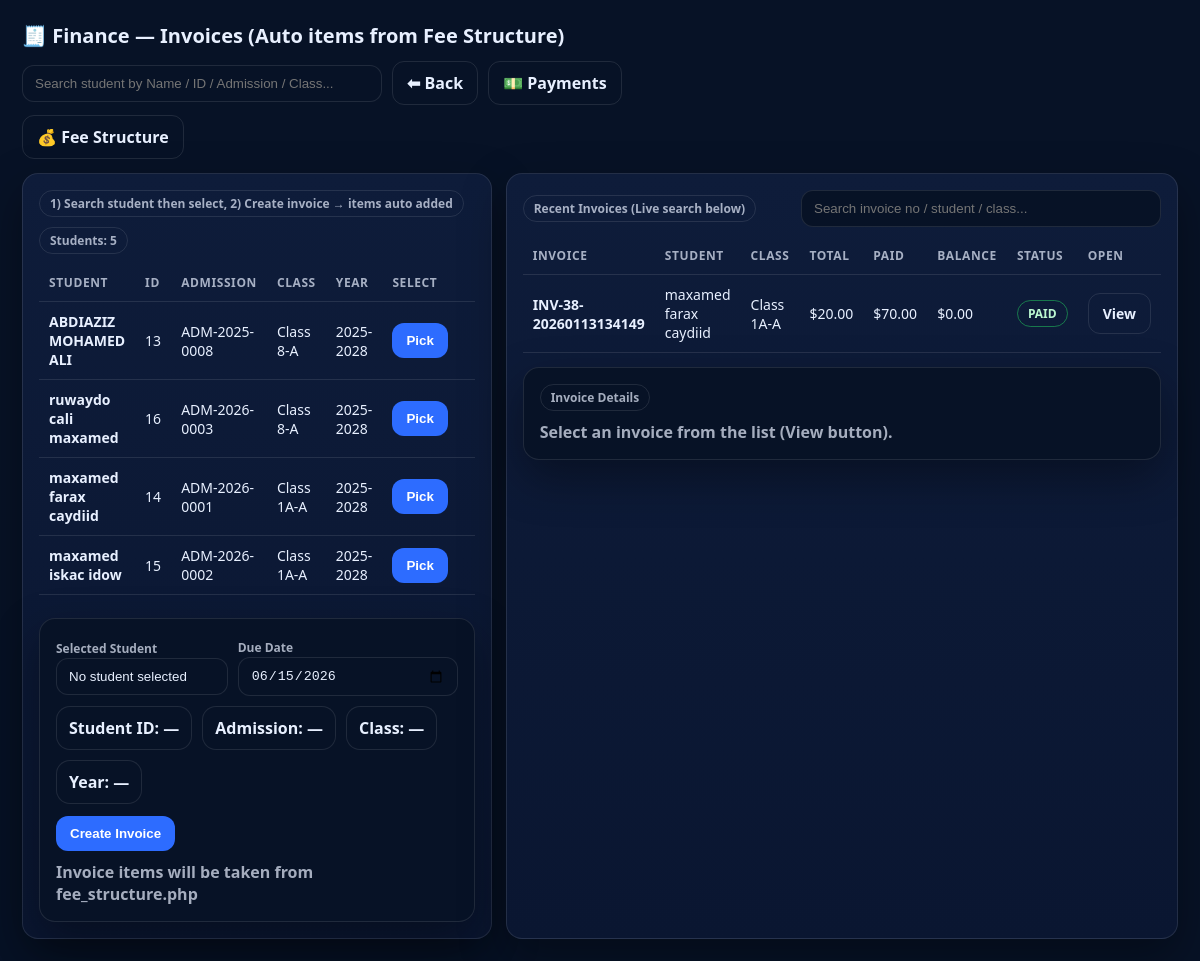
The page /school/finance_invoices.php (signed in) on the database its author committed.
### tables this page shows
CREATE TABLE `enrollments` (
  `enrollment_id` bigint(20) NOT NULL,
  `student_id` bigint(20) NOT NULL,
  `year_id` int(11) NOT NULL,
  `section_id` bigint(20) NOT NULL,
  `roll_no` varchar(30) DEFAULT NULL,
  `enrolled_at` timestamp NOT NULL DEFAULT current_timestamp(),
  `status` enum('ENROLLED','TRANSFERRED','GRADUATED','DROPPED') NOT NULL DEFAULT 'ENROLLED'
);

CREATE TABLE `students` (
  `student_id` bigint(20) NOT NULL,
  `user_id` bigint(20) DEFAULT NULL,
  `admission_no` varchar(40) DEFAULT NULL,
  `first_name` varchar(60) NOT NULL,
  `middle_name` varchar(60) NOT NULL,
  `last_name` varchar(60) NOT NULL,
  `mother_full_name` varchar(150) NOT NULL,
  `gender` enum('M','F') DEFAULT NULL,
  `dob` date DEFAULT NULL,
  `nationality` varchar(80) DEFAULT NULL,
  `place_of_birth` varchar(120) DEFAULT NULL,
  `profile_photo_url` text DEFAULT NULL,
  `phone` varchar(30) DEFAULT NULL,
  `address` varchar(255) DEFAULT NULL,
  `emergency_contact_name` varchar(150) DEFAULT NULL,
  `emergency_contact_phone` varchar(30) DEFAULT NULL,
  `status` enum('ACTIVE','INACTIVE') NOT NULL DEFAULT 'ACTIVE',
  `created_at` timestamp NOT NULL DEFAULT current_timestamp()
);

CREATE TABLE `academic_years` (
  `year_id` int(11) NOT NULL,
  `year_name` varchar(20) NOT NULL,
  `start_date` date NOT NULL,
  `end_date` date NOT NULL,
  `is_current` tinyint(1) NOT NULL DEFAULT 0
);

CREATE TABLE `student_invoices` (
  `invoice_id` bigint(20) NOT NULL,
  `enrollment_id` bigint(20) NOT NULL,
  `invoice_no` varchar(40) NOT NULL,
  `issue_date` date NOT NULL,
  `due_date` date NOT NULL,
  `status` enum('DRAFT','ISSUED','PAID','PARTIAL','CANCELLED') NOT NULL DEFAULT 'ISSUED',
  `created_by` bigint(20) DEFAULT NULL,
  `created_at` timestamp NOT NULL DEFAULT current_timestamp()
);

### school/finance_invoices.php (the view, shortened to what this page needs)
<?php
require_once __DIR__ . "/conncation.php";
if (!function_exists("h")) {
  function h($v): string { return htmlspecialchars((string)$v, ENT_QUOTES, "UTF-8"); }
}
$invoiceHeader = null;
$students = $conn->query("
  SELECT e.enrollment_id, e.year_id,
         s.student_id, s.admission_no,
         CONCAT(s.first_name,' ',s.middle_name,' ',s.last_name) AS student_name,
         y.year_name,
         CONCAT(g.grade_name,'-',sec.section_name) AS class_name
  FROM enrollments e
  JOIN students s ON s.student_id=e.student_id
  JOIN academic_years y ON y.year_id=e.year_id
  JOIN sections sec ON sec.section_id=e.section_id
  JOIN grades g ON g.grade_id=sec.grade_id
  WHERE e.status='ENROLLED'
  ORDER BY y.is_current DESC, y.start_date DESC, g.sort_order ASC, sec.section_name ASC, student_name ASC
")->fetch_all(MYSQLI_ASSOC);
$recent = $conn->query("
  SELECT i.invoice_id, i.invoice_no, i.issue_date, i.due_date, i.status,
         CONCAT(s.first_name,' ',s.middle_name,' ',s.last_name) AS student_name,
         CONCAT(g.grade_name,'-',sec.section_name) AS class_name,
         y.year_name,
         (SELECT IFNULL(SUM(amount),0) FROM invoice_items WHERE invoice_id=i.invoice_id) AS total,
         (SELECT IFNULL(SUM(amount),0) FROM payments WHERE invoice_id=i.invoice_id) AS paid
  FROM student_invoices i
  JOIN enrollments e ON e.enrollment_id=i.enrollment_id
  JOIN students s ON s.student_id=e.student_id
  JOIN academic_years y ON y.year_id=e.year_id
  JOIN sections sec ON sec.section_id=e.section_id
  JOIN grades g ON g.grade_id=sec.grade_id
  ORDER BY i.invoice_id DESC
  LIMIT 200
")->fetch_all(MYSQLI_ASSOC);
?>
<!doctype html>
<html lang="en">
<head>
</head>
<body>
<div class="wrap">
  <div class="top">
    <h1 class="title">🧾 Finance — Invoices (Auto items from Fee Structure)</h1>
    <div class="row">
      <input id="studentSearch" class="search" type="text" placeholder="Search student by Name / ID / Admission / Class..." />
      <a class="btn btn-ghost" href="dashboardadmin.php">⬅ Back</a>
      <a class="btn btn-ghost" href="finance_payments.php">💵 Payments</a>
      <a class="btn btn-ghost" href="fee_structure.php">💰 Fee Structure</a>
    </div>
  </div>
  <div class="grid2">
    <div class="card">
      <div class="row" style="justify-content:space-between;">
        <div class="pill">1) Search student then select, 2) Create invoice → items auto added</div>
        <div class="pill">Students: <?= count($students) ?></div>
      </div>
      <div style="overflow:auto; margin-top:10px; max-height:340px;">
        <table id="studentsTable">
          <thead>
            <tr>
              <th>Student</th>
              <th>ID</th>
              <th>Admission</th>
              <th>Class</th>
              <th>Year</th>
              <th style="width:120px;">Select</th>
            </tr>
          </thead>
          <tbody>
            <?php foreach($students as $s): ?>
              <tr>
                <td><b><?= h($s["student_name"]) ?></b></td>
                <td><?= (int)$s["student_id"] ?></td>
                <td><?= h($s["admission_no"] ?: "—") ?></td>
                <td><?= h($s["class_name"]) ?></td>
                <td><?= h($s["year_name"]) ?></td>
                <td>
                  <button class="btn btn-primary" type="button"
                    onclick="pickStudent(
                      <?= (int)$s['enrollment_id'] ?>,
                      <?= (int)$s['student_id'] ?>,
                      <?= json_encode($s['admission_no'] ?? '') ?>,
                      <?= json_encode($s['student_name']) ?>,
                      <?= json_encode($s['class_name']) ?>,
                      <?= json_encode($s['year_name']) ?>
                    )">Pick</button>
                </td>
              </tr>
            <?php endforeach; ?>
          </tbody>
        </table>
      </div>
      <div class="card" style="margin-top:14px; background:#071226;">
        <form method="post">
          <div class="row">
            <div style="flex:1;">
              <label>Selected Student</label>
              <input id="selectedStudent" type="text" value="No student selected" readonly />
            </div>
            <div style="width:220px;">
              <label>Due Date</label>
              <input name="due_date" type="date" value="<?= h(date("Y-m-d")) ?>"/>
            </div>
          </div>
          <div class="statbar">
            <div class="stat">Student ID: <span id="stId">—</span></div>
            <div class="stat">Admission: <span id="stAdm">—</span></div>
            <div class="stat">Class: <span id="stClass">—</span></div>
            <div class="stat">Year: <span id="stYear">—</span></div>
          </div>
          <div class="row" style="margin-top:12px;">
            <button class="btn btn-primary" type="submit" onclick="return ensurePick()">Create Invoice</button>
            <span style="color:var(--muted); font-weight:800;">Invoice items will be taken from fee_structure.php</span>
          </div>
        </form>
      </div>
    </div>
    <div class="card">
      <div class="row" style="justify-content:space-between;">
        <div class="pill">Recent Invoices (Live search below)</div>
        <input id="invoiceSearch" class="search" type="text" placeholder="Search invoice no / student / class..." />
      </div>
      <div style="overflow:auto; margin-top:10px; max-height:260px;">
        <table id="invoiceTable">
          <thead>
            <tr>
              <th>Invoice</th>
              <th>Student</th>
              <th>Class</th>
              <th>Total</th>
              <th>Paid</th>
              <th>Balance</th>
              <th>Status</th>
              <th style="width:120px;">Open</th>
            </tr>
          </thead>
          <tbody>
            <?php foreach($recent as $r):
              $total=(float)$r["total"]; $paid=(float)$r["paid"]; $bal=max(0,$total-$paid);
              $st = (string)$r["status"];
              $cls = "issued";
              if ($st==="PAID") $cls="paid";
              else if ($st==="PARTIAL") $cls="partial";
              else if ($st==="CANCELLED") $cls="cancel";
            ?>
              <tr>
                <td><b><?= h($r["invoice_no"]) ?></b></td>
                <td><?= h($r["student_name"]) ?></td>
                <td><?= h($r["class_name"]) ?></td>
                <td>$<?= number_format($total,2) ?></td>
                <td>$<?= number_format($paid,2) ?></td>
                <td>$<?= number_format($bal,2) ?></td>
                <td><span class="badge <?= $cls ?>"><?= h($st) ?></span></td>
                <td><a class="btn btn-ghost" href="finance_invoices.php?invoice_id=<?= (int)$r["invoice_id"] ?>">View</a></td>
              </tr>
            <?php endforeach; ?>
          </tbody>
        </table>
      </div>
      <div class="card" style="margin-top:14px; background:#071226;">
        <div class="row" style="justify-content:space-between;">
          <div class="pill">Invoice Details</div>
        </div>
        <?php if(!$invoiceHeader): ?>
          <div style="margin-top:10px; color:var(--muted); font-weight:800;">
            Select an invoice from the list (View button).
          </div>
        <?php endif; ?>
      </div>
    </div>
  </div>
</div>
</body>
</html>

### school/finance_invoices.php (style rules this page uses)
:root { --bg:#071226; --card:#0e1c3a; --card2:#0a1631; --text:#e8f0ff; --muted:rgba(232,240,255,.7); --border:rgba(255,255,255,.10); --blue:#2d6cff; --green:#22c55e; --red:#ef4444; --amber:#f59e0b; --radius:16px; }
* { box-sizing:border-box }
body { margin:0; font-family:system-ui,Segoe UI,Arial; background:var(--bg); color:var(--text) }
.wrap { max-width:1350px; margin:0 auto; padding:22px }
.top { display:flex; gap:12px; align-items:center; justify-content:space-between; flex-wrap:wrap }
.title { font-size:20px; font-weight:900; margin:0 }
.card { background:linear-gradient(180deg,var(--card),var(--card2)); border:1px solid var(--border); border-radius:var(--radius); box-shadow:0 18px 45px rgba(0,0,0,.35); padding:16px }
.row { display:flex; gap:10px; align-items:center; flex-wrap:wrap }
.btn { border:0; border-radius:12px; padding:10px 14px; font-weight:900; cursor:pointer; text-decoration:none; display:inline-block }
.btn-primary { background:var(--blue); color:white }
.btn-ghost { background:transparent; border:1px solid var(--border); color:var(--text) }
input,select { width:100%; padding:10px 12px; border-radius:12px; border:1px solid var(--border); background:#071226; color:var(--text); outline:none }
label { font-size:12px; color:var(--muted); font-weight:800 }
.grid2 { display:grid; grid-template-columns: 1.1fr .9fr; gap:14px; margin-top:14px }
table { width:100%; border-collapse:collapse }
th,td { padding:10px; border-bottom:1px solid var(--border); font-size:14px }
th { text-align:left; color:var(--muted); font-size:12px; text-transform:uppercase; letter-spacing:.05em }
.pill { display:inline-block; padding:4px 10px; border-radius:999px; border:1px solid var(--border); font-size:12px; color:var(--muted); font-weight:900 }
.badge { display:inline-block; padding:4px 10px; border-radius:999px; font-size:12px; font-weight:900; border:1px solid var(--border) }
.paid { border-color:rgba(34,197,94,.55); color:#bbf7d0 }
.search { max-width:360px }
.statbar { display:flex; gap:10px; flex-wrap:wrap; margin-top:10px }
.stat { background:#071226; border:1px solid var(--border); border-radius:14px; padding:10px 12px; font-weight:900 }

### rows shown on the page
enrollments: student_name "ABDIAZIZ MOHAMED ALI", student.student_id "13", student.admission_no "ADM-2025-0008", class_name "Class 8-A", year.year_name "2025-2028"
enrollments: student_name "ruwaydo cali maxamed", student.student_id "16", student.admission_no "ADM-2026-0003", class_name "Class 8-A", year.year_name "2025-2028"
enrollments: student_name "maxamed farax caydiid", student.student_id "14", student.admission_no "ADM-2026-0001", class_name "Class 1A-A", year.year_name "2025-2028"
enrollments: student_name "maxamed iskac idow", student.student_id "15", student.admission_no "ADM-2026-0002", class_name "Class 1A-A", year.year_name "2025-2028"
student_invoices: invoice_no "INV-38-20260113134149", student_name "maxamed farax caydiid", class_name "Class 1A-A", total "20.00", paid "70.00", bal "0.00", status "PAID"

### other values the page prints
count($students) "5"
